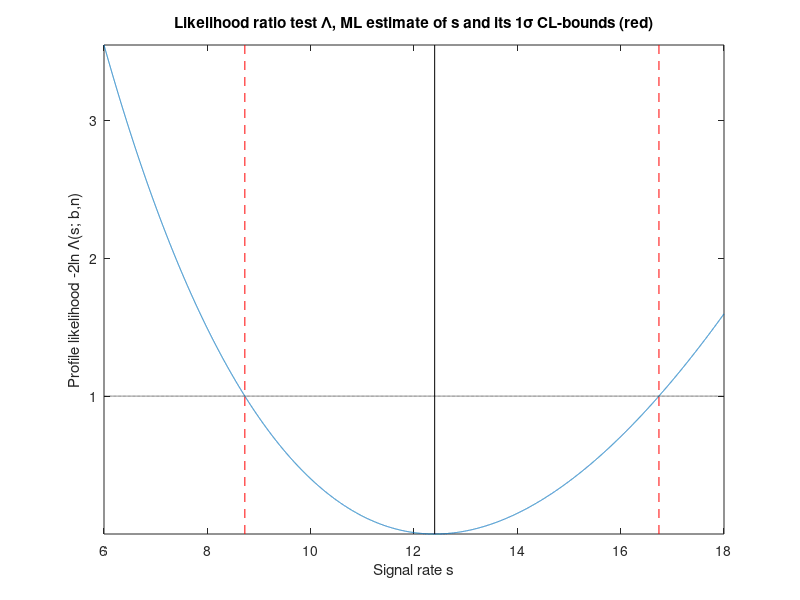
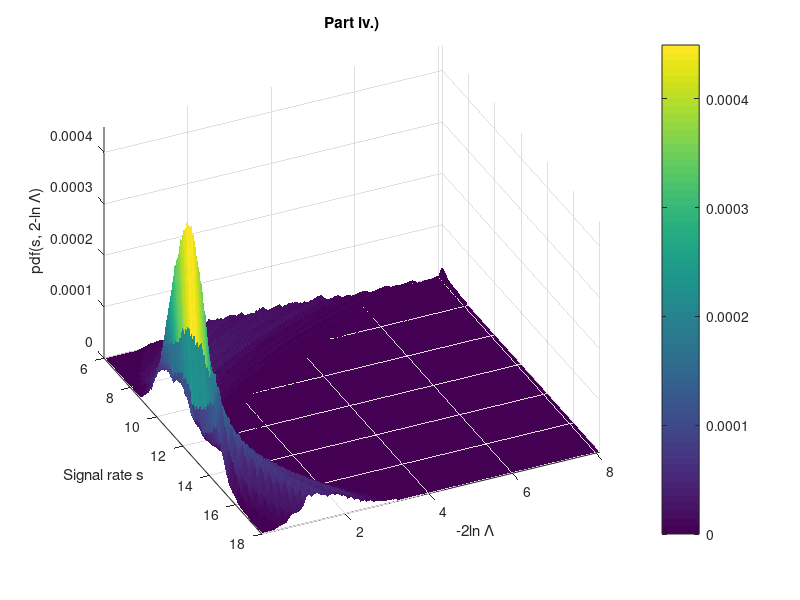
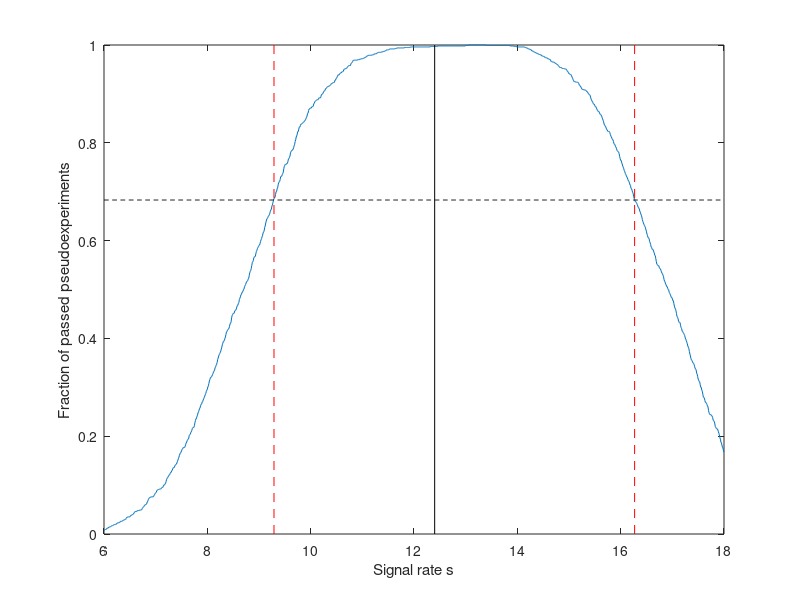

Write the MATLAB code that produced these figures, in order.
% Statistical Methods in Physics Spring 2014
% University of Helsinki
%
% Exercise 9
% Mikael Mieskolainen
clear; close all;

format long;

% Poisson likelihood function for signal + background with mean = s + b
L = @(s,b,n) (s+b)^n*exp(-(s+b))/factorial(n);

% Expected number of background events (assumed to be known exactly)
b = 3.6;

% We observe the total number of events
n = 16;


%% Task 1

%% i.)

% Null hypothesis (s = 0), i.e. background only (no signal or new physics)

% We have a relation for the cumulative sum of Poisson probabilities
% Note, I changed the index to k, because n was already in use!!
% \sum_{k=0}^m P(k; v) = 1 - F_{\chi^2} (2v; n_dof)

% Okay, v = s + b
v = 0 + b;

% n_dof = 2(m+1) = 2*(n-1+1)
% (m is an auxialary variable which goes up to n - 1)
n_dof = 2*(n-1+1);

% P-value is: 1 - Poisson_CDF
P = 1 - (1 - chi2cdf(2*v, n_dof));

fprintf('i.) P-value: %0.3f x 10^(-6) \n', P*1e6);


%% ii.)

% This is a story about one-tail vs. two-tail tests

% Okay, in Particle Physics it's always understood that the 5 sigma level
% corresponds P-value of P = 1 - normcdf(5) ~= 1/3500000 ~= 0.00003 %
% i.e. we have 0.00003% on the right side of normal distribution CDF
% Check e.g. ATLAS paper:
% http://cdsweb.cern.ch/record/1421964/files/science.pdf?version=1
% where they note 1.4 % = 2.2 sigmas,
% i.e. sigma = norminv(1 - 0.014) = 2.2

% The Poisson hypothesis test above was _one-tailed_ test, because "if the
% test statistic is always positive (or zero), only the one-tailed test is
% generally applicable", i.e. we have counts in Poisson measurement
% (which are always >= 0)
% http://en.wikipedia.org/wiki/One-_and_two-tailed_tests

% In general, chi^2 tests are one-tailed tests, because chi^2 distribution
% is one tailed. Also, it makes physical sense here because we assumed that
% we know background exactly, so the devition should be upwards only
% - the possible signal! Thus, so by using inverse of the Normal CDF
% (norminv) we get:
% >> THIS IS CORRECT HERE
one_tailed_sigmas = norminv(1-P);

% The two-tailed tests of 5 sigmas corresponds to change
% P = 1 - (normcdf(5) - normcdf(-5)) ~= 1/1750000 ~= 0.00006 % change
% i.e. we have 0.00003% on the left side and 0.00003% on the right side of
% the normal distribution CDF. Using this convention, we get sigmas by
% dividing our one-tailed P-value by 2 (this division is valid because
% Normal distribution is symmetric distribution, and the division
% corresponds to substraction of the left tail mass in the Normal CDF)
% >> THIS IS "WRONG" HERE
two_tailed_sigmas = norminv(1-P/2);

fprintf('ii.) One-tailed (the correct): %0.3f x sigma, two-tailed: %0.3f x sigma \n', ...
        one_tailed_sigmas, two_tailed_sigmas);

% Summa summarum,
% the two tailed meaning of 5 sigma limit for discovery is weaker!

% Anyway, no discovery here (i.e. we don't reject the null hypothesis of
% background only, because we have this very strict criteria of 5 sigmas).


%% iii.)

% The notation in the exercise sheet is still non-correct,
% (at least the left side of the ratio formula), I correct it below:

% Now assume we have seen a signal of a new physics phenomena
% Calculate now the confidence interval for the number of signal
% events at 68.3 (1 sigma) confidence level.
 
% We calculate CL interval by variating s in the likelihood ratio:
%
% \lambda(s; b, n) = L(s, b; n) / L(s_hat, b; n)

% b is exact here, i.e. that doesn't change and n is the number of
% measurements, the ratio is a function of s only (n is not varied).

% s_hat is estimated by maximizing likelihood of the data under known
% background i.e. d ln L/ds = 0 => which gives (Mathematica) 
% -exp(-b-s)(b+s)^(n-1)(b-n+s) = 0 =>
s_hat = n - b;
% Very intuitive results for the ML estimate of number of signal events.

% Note! Error in exercise sheet which states that we should differentiate
% with respect to b. No, b was exact, we need to differentiate with
% respect to s to get s_hat. Well, luckily it gives the same answer
% just because of symmetry in the formula between s and b...

% Likelihood ratio function (simplified by using s_hat = n - b) =>
% ( (s+b)^n*exp(-(s+b))/n! ) / ( (s_hat+b)^n*exp(-(s_hat+b))/n! ) =>
lambda = @(s, b, n) (s+b)^n / (n^n) * exp(n-s-b);

% Now variate s ( b and n are fixed as my notation lambda(s; b, n) states)
s_range = 6:0.001:18;
minus2lnLambda = zeros(length(s_range),1);
for i = 1:length(s_range)
    minus2lnLambda(i) = -2*log(lambda(s_range(i), b, n));
end

% Find minimum position (=corresponds to s_hat)
[min_value, min_ind] = min(minus2lnLambda);

% Find CL-limits where as points >= -2lnLambda + 1
% (corresponds to the point chi2cdf(1, ndof) with ndof = 1)
% (basically the usual lnL - 0.5)
% For more info, see:
% http://arxiv.org/pdf/physics/0403059v5.pdf
CL_low = 0;
for i = min_ind:-1:1
    if (minus2lnLambda(i) >= min_value + 1)
        CL_low = s_range(i);
        break;
    end
end
CL_high = 0;
for i = min_ind:length(s_range)
    if (minus2lnLambda(i) >= min_value + 1)
        CL_high = s_range(i);
        break;
    end
end

% Plot it out
figure;
plot(s_range, minus2lnLambda); hold on;
plot(s_hat*ones(2,1), ...
     [min(minus2lnLambda) max(minus2lnLambda)], 'k-');
plot(CL_low*ones(2,1), ...
     [min(minus2lnLambda) max(minus2lnLambda)], 'r--');
plot(CL_high*ones(2,1), ...
     [min(minus2lnLambda) max(minus2lnLambda)], 'r--'); 
plot(s_range, ones(size(s_range)), 'k--');
xlabel('Signal rate s');
ylabel('Profile likelihood -2ln \Lambda(s; b,n)');
title('Likelihood ratio test \Lambda, ML estimate of s and its 1\sigma CL-bounds (red)');
axis tight;

fprintf('iii.) s_hat = %0.2f with 1 sigma CL bounds: s = [%0.2f, %0.2f] \n',...
        s_hat, CL_low, CL_high);


%% iv.)

N = 1000; % Number of pseudoexperiments

% Random background event numbers with mean b and std below
std_b = 1.2;
b_r = randn(N,1)*std_b + b;

% Now variate s
s_range = 6:0.01:18;
minus2lnLambda = zeros(N, length(s_range));

% Generate "pseudoexperiments"
for i = 1:N
    for j = 1:length(s_range)
        minus2lnLambda(i,j) = -2*log(lambda(s_range(j), b_r(i), n));
    end
end

% Find minimum at each s value
[min_values, min_inds] = min(minus2lnLambda, [], 1);

% Now find the mean of minimum likelihood ratios
min2lnLambda_min = mean(min_values);


%% 

% Calculate 2D histogram of the pseudoexperiements for each s
bins = min(minus2lnLambda(:)):0.1:quantile(minus2lnLambda(:), 0.999);
histM = zeros(length(bins), length(s_range));

for j = 1:length(s_range)
    [histM(:,j), ~] = hist(minus2lnLambda(:,j), bins);
end
histM = histM / sum(histM(:)); % Normalize 2D

% Plot lnL surface
figure;
surf(s_range, bins, histM, 'EdgeColor', 'none'); colorbar;
axis tight;
xlabel('Signal rate s');
ylabel('-2ln \Lambda');
zlabel('pdf(s, 2-ln \Lambda)');
view([65,40]);
title('Part iv.)');


%%

% Calculate the number of pseudoexperiments for each s which cover 68.3%
frac = zeros(length(s_range),1);
for j = 1:length(s_range)
    for i = 1:N
        if (minus2lnLambda(i,j) <= min2lnLambda_min + 1)
            frac(j) = frac(j) + 1;
        end
    end
end
frac = frac / N;

% Find the CL-bounds (0.683)
CL_low  = s_range(find(frac >= 0.683, 1, 'first'));
CL_high = s_range(find(frac >= 0.683, 1, 'last'));

figure;
plot(s_range, frac); hold on;
plot(s_range, ones(size(s_range))*0.683, 'k--');

% Plot it out
plot(s_hat*ones(2,1), [0 1], 'k-');
plot(CL_low*ones(2,1), [0 1], 'r--');
plot(CL_high*ones(2,1), [0 1], 'r--'); 
xlabel('Signal rate s');
ylabel('Fraction of passed pseudoexperiments');
axis tight;


fprintf('iv.) New 1 sigma CL bounds: s = [%0.2f, %0.2f] \n',...
        CL_low, CL_high);

% Slightly smaller CL-region than in iii.)

